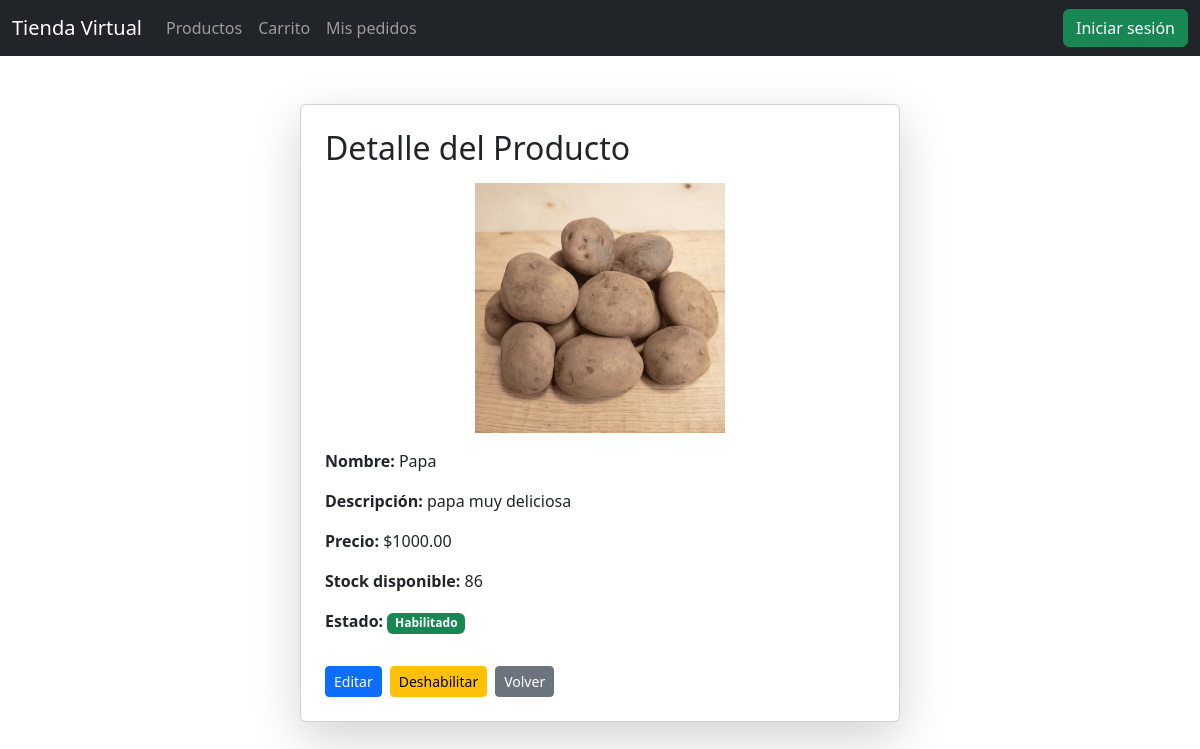
/productos/1/, run on the app's committed database.
### productos/models.py (models this page shows, shortened)
class Producto(models.Model):
    nombre = models.CharField(max_length=200)
    descripcion = models.TextField()
    precio = models.DecimalField(max_digits=10, decimal_places=2)
    imagen = models.ImageField(upload_to='productos/')
    stock = models.PositiveIntegerField(default=0)
    activo = models.BooleanField(default=True)
    '''El método save ya está creado por defecto en Django, aquí lo estamos sobreescribiendo de acuerdo con
    la regla activo o inactivo que depende del stock'''
    def save(self, *args, **kwargs):
        if self.stock == 0:
            self.activo = False
        super().save(*args, **kwargs)

### productos/views.py (the view)
# urls.py: path('<int:pk>/', ProductoDetalleView.as_view(), name='detalle_producto'),
class ProductoDetalleView(DetailView):
    model = Producto
    template_name = 'productos/detalle_producto.html'
    context_object_name = 'producto'

### carrito/context_processors.py (called while the page is built)
def carrito_total(request):
    if request.user.is_authenticated:
        total_items = ItemCarrito.objects.filter(usuario=request.user).count()
    else:
        total_items = 0
    return {
        'carrito_total_items': total_items
    }

### productos/templates/productos/detalle_producto.html (shortened to what this page needs)
{% extends 'core/base.html' %}
{% block content %}
<div class="container mt-4 d-flex justify-content-center">
  <div class="card shadow-lg p-4" style="max-width: 600px; width: 100%;">
    <h2 class="mb-3">
      Detalle del Producto
    </h2>
    {% if object.imagen %}
      <img src="{{ object.imagen.url }}" class="img-fluid mb-3 mx-auto d-block"
                 style="max-width: 100%; max-height: 250px; object-fit: cover;">
    {% endif %}
    <p><strong>Nombre:</strong> {{ object.nombre }}</p>
    <p><strong>Descripción:</strong> {{ object.descripcion }}</p>
    <p><strong>Precio:</strong> ${{ object.precio }}</p>
    <p><strong>Stock disponible:</strong> {{ object.stock }}</p>
    <p>
      <strong>Estado:</strong>
      {% if object.activo %}
        <span class="badge bg-success">Habilitado</span>
      {% else %}
        <span class="badge bg-danger">Deshabilitado</span>
      {% endif %}
    </p>
    <div class="mt-3 d-flex gap-2">
      <a href="{% url 'editar_producto' object.pk %}" class="btn btn-primary btn-sm"> Editar</a>
      <button type="button" class="btn btn-warning btn-sm" data-bs-toggle="modal" data-bs-target="#confirmModal">
        {% if object.activo %}
          Deshabilitar
        {% else %}
          Habilitar
        {% endif %}
      </button>
      <a href="{% url 'lista_productos' %}" class="btn btn-secondary btn-sm"> Volver </a>
    </div>
  </div>
</div>
{% endblock %}

### data on the page
Producto: imagen (picture), nombre "Papa", descripcion "papa muy deliciosa", precio "1000.00", stock "86"
